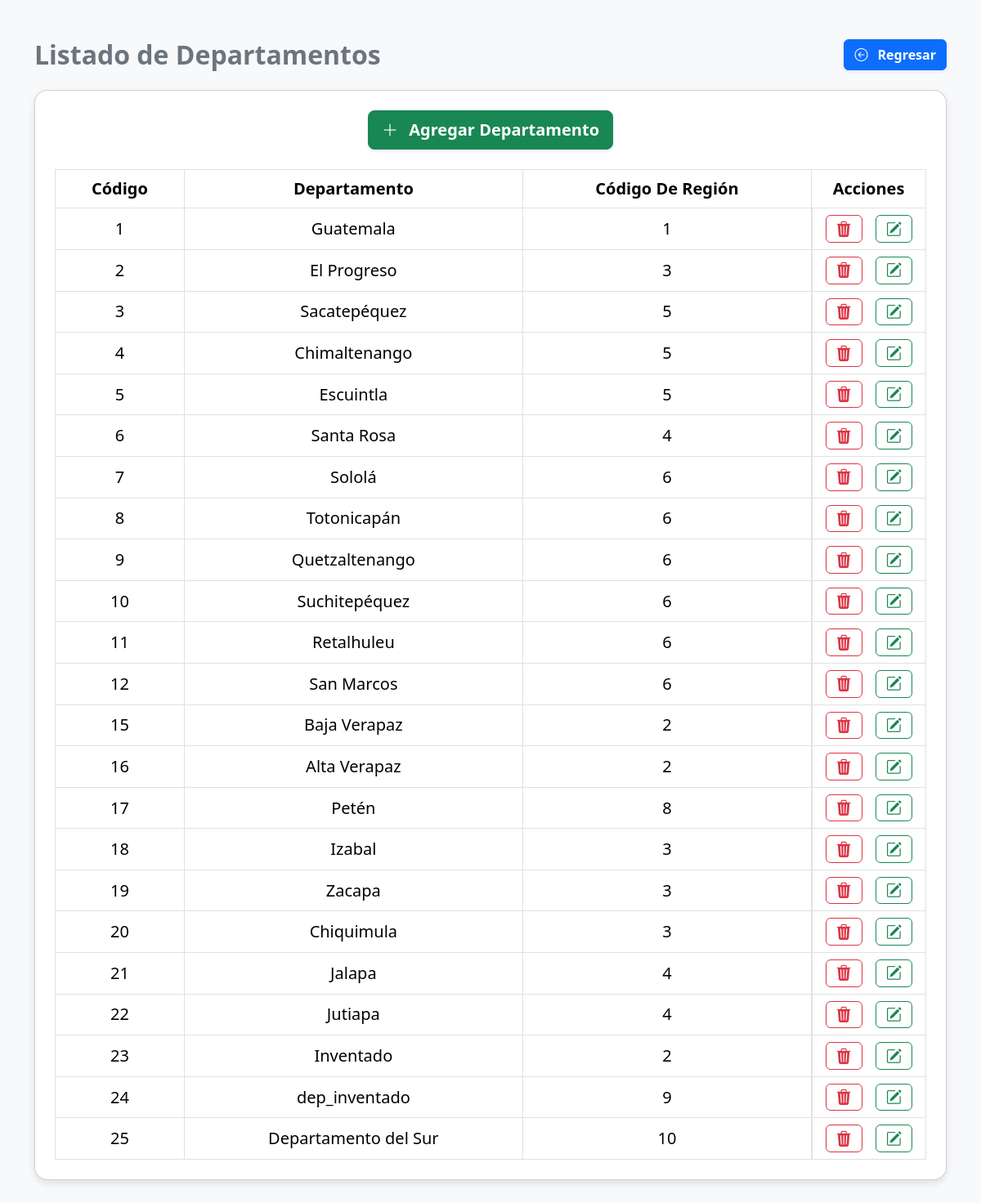
/departamentos/departamentos.php, run on the app's committed database.
### tables this page shows
CREATE TABLE `departamentos` (
  `cod_depto` int(2) NOT NULL,
  `nombre_depto` varchar(50) DEFAULT NULL,
  `cod_region` int(2) DEFAULT NULL
);

### departamentos/departamentos.php (the view, shortened to what this page needs)
<!DOCTYPE html>
<html lang="es">
<head>
  <link href="https://cdn.jsdelivr.net/npm/bootstrap@5.3.3/dist/css/bootstrap.min.css" rel="stylesheet" />
  <link rel="stylesheet" href="https://cdn.jsdelivr.net/npm/bootstrap-icons@1.13.1/font/bootstrap-icons.min.css" />
</head>
<body>
  <?php
    require_once("../basededatos/conexion.php");
    $sql = "SELECT * FROM departamentos";
    $ejecutar = mysqli_query($conexion, $sql);
  ?>
  <div class="container py-5">
    <div class="mb-4 d-flex justify-content-between align-items-center">
      <h2 class="mb-0 text-secondary fw-bold">Listado de Departamentos</h2>
      <a href="../index.php" class="btn btn-primary shadow-sm">
        <i class="bi bi-arrow-left-circle me-2"></i> Regresar
      </a>
    </div>
    <div class="card p-4 mb-5 bg-white">
      <div class="d-flex justify-content-center mb-4">
        <button type="button" class="btn btn-success btn-lg shadow-sm" data-bs-toggle="modal" data-bs-target="#nuevoDepartamentoModal">
          <i class="bi bi-plus-lg me-2"></i> Agregar Departamento
        </button>
      </div>
      <table class="table table-bordered table-hover text-center align-middle fs-5 mb-0">
        <thead>
          <tr>
            <th>Código</th>
            <th>Departamento</th>
            <th>Código De Región</th>
            <th style="width: 140px;">Acciones</th>
          </tr>
        </thead>
        <tbody>
          <?php while ($datos = mysqli_fetch_assoc($ejecutar)) : ?>
            <tr>
              <td><?php echo htmlspecialchars($datos['cod_depto']); ?></td>
              <td><?php echo htmlspecialchars($datos['nombre_depto']); ?></td>
              <td><?php echo htmlspecialchars($datos['cod_region']); ?></td>
              <td class="d-flex justify-content-center gap-3">
                <form action="crud_depa.php" method="post" onsubmit="return confirm('¿Estás seguro de eliminar este departamento?');" class="m-0 p-0">
                  <button type="submit" name="btn_eli" class="btn btn-outline-danger btn-icon" title="Eliminar">
                    <i class="bi bi-trash3-fill"></i>
                  </button>
                </form>
                <form action="form_depa.php" method="post" class="m-0 p-0">
                  <button type="submit" name="btn_act" class="btn btn-outline-success btn-icon" title="Editar">
                    <i class="bi bi-pencil-square"></i>
                  </button>
                </form>
              </td>
            </tr>
          <?php endwhile; ?>
        </tbody>
      </table>
    </div>
  </div>
</body>
</html>

### departamentos/departamentos.php (style rules this page uses)
body { background: #f8f9fa; font-family: 'Segoe UI', Tahoma, Geneva, Verdana, sans-serif; }
.card { box-shadow: 0 4px 10px rgb(0 0 0 / 0.1); border-radius: 1rem; }
.table thead { background-color: #343a40; color: #fff; }
.table tbody tr:nth-child(odd) { background-color: #f1f3f5; }
.btn-icon { font-size: 1.2rem; line-height: 1; }
.btn-primary, .btn-success { font-weight: 600; }

### data on the page
departamentos: cod_depto "1", nombre_depto "Guatemala", cod_region "1"
departamentos: cod_depto "2", nombre_depto "El Progreso", cod_region "3"
departamentos: cod_depto "3", nombre_depto "Sacatepéquez", cod_region "5"
departamentos: cod_depto "4", nombre_depto "Chimaltenango", cod_region "5"
departamentos: cod_depto "5", nombre_depto "Escuintla", cod_region "5"
departamentos: cod_depto "6", nombre_depto "Santa Rosa", cod_region "4"
departamentos: cod_depto "7", nombre_depto "Sololá", cod_region "6"
departamentos: cod_depto "8", nombre_depto "Totonicapán", cod_region "6"
departamentos: cod_depto "9", nombre_depto "Quetzaltenango", cod_region "6"
departamentos: cod_depto "10", nombre_depto "Suchitepéquez", cod_region "6"
departamentos: cod_depto "11", nombre_depto "Retalhuleu", cod_region "6"
departamentos: cod_depto "12", nombre_depto "San Marcos", cod_region "6"
departamentos: cod_depto "15", nombre_depto "Baja Verapaz", cod_region "2"
departamentos: cod_depto "16", nombre_depto "Alta Verapaz", cod_region "2"
departamentos: cod_depto "17", nombre_depto "Petén", cod_region "8"
departamentos: cod_depto "18", nombre_depto "Izabal", cod_region "3"
departamentos: cod_depto "19", nombre_depto "Zacapa", cod_region "3"
departamentos: cod_depto "20", nombre_depto "Chiquimula", cod_region "3"
departamentos: cod_depto "21", nombre_depto "Jalapa", cod_region "4"
departamentos: cod_depto "22", nombre_depto "Jutiapa", cod_region "4"
departamentos: cod_depto "23", nombre_depto "Inventado", cod_region "2"
departamentos: cod_depto "24", nombre_depto "dep_inventado", cod_region "9"
departamentos: cod_depto "25", nombre_depto "Departamento del Sur", cod_region "10"
